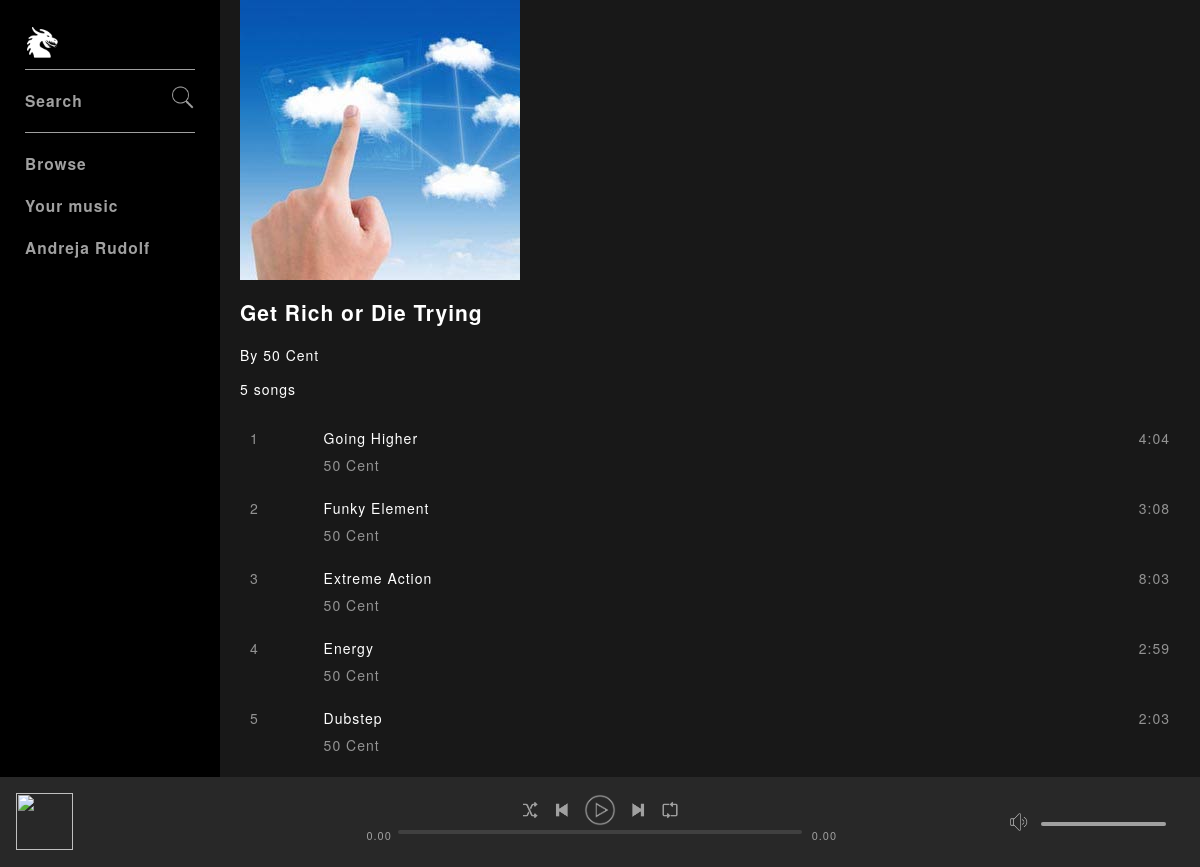
The page /album.php?id=1 (signed in) on the database its author committed.
### tables this page shows
CREATE TABLE `users` (
  `id` int(11) NOT NULL,
  `username` varchar(50) NOT NULL,
  `firstName` varchar(50) NOT NULL,
  `lastName` varchar(50) NOT NULL,
  `email` varchar(200) NOT NULL,
  `password` varchar(32) NOT NULL,
  `signUpDate` datetime NOT NULL,
  `profilePic` varchar(500) NOT NULL
);

CREATE TABLE `albums` (
  `id` int(11) NOT NULL,
  `title` varchar(250) NOT NULL,
  `artist` int(11) NOT NULL,
  `genre` int(11) NOT NULL,
  `artworkPath` varchar(500) NOT NULL
);

CREATE TABLE `artists` (
  `id` int(11) NOT NULL,
  `name` varchar(50) NOT NULL
);

CREATE TABLE `songs` (
  `id` int(11) NOT NULL,
  `title` varchar(250) NOT NULL,
  `artist` int(11) NOT NULL,
  `album` int(11) NOT NULL,
  `genre` int(11) NOT NULL,
  `duration` varchar(8) NOT NULL,
  `path` varchar(500) NOT NULL,
  `albumOrder` int(11) NOT NULL,
  `plays` int(11) NOT NULL
);

### includes/classes/User.php (called while the page is built, shortened)
<?php
   class User {
      private $con;
      private $username;
      public function __construct($con, $username) {
         $this->con = $con;
         $this->username = $username;
      }
      public function getFirstAndLastName() {
         $query = mysqli_query($this->con, "SELECT firstName, lastName from users WHERE username='$this->username'");
         $row = mysqli_fetch_array($query);
         return $row['firstName'] . " " . $row['lastName'];
      }
   }
?>

### includes/classes/Album.php (called while the page is built, shortened)
<?php
   class Album {
      private $id;
      private $con;
      private $title;
      private $artistId;
      private $artworkPath;
      public function __construct($con, $id) {
         $this->con = $con;
         $this->id = $id;
         $query = mysqli_query($this->con, "SELECT * FROM albums WHERE id='$this->id'");
         $album = mysqli_fetch_array($query);
         $this->title = $album['title'];
         $this->artistId = $album['artist'];
         $this->artworkPath = $album['artworkPath'];
      }
      public function getTitle() {
         return $this->title;
      }
      public function getArtist() {
         return new Artist($this->con, $this->artistId);
      }
      public function getArtworkPath() {
         return $this->artworkPath;
      }
      public function getNumberOfSongs() {
         $query = mysqli_query($this->con, "SELECT id FROM songs WHERE album='$this->id'");
         return mysqli_num_rows($query);
      }
      public function getSongsIds() {
         $query = mysqli_query($this->con, "SELECT id FROM songs WHERE album='$this->id' ORDER BY albumOrder ASC");
         $array = array();
         while($row = mysqli_fetch_array($query)) {
            array_push($array, $row['id']);
         }
         return $array;
      }
   }
?>

### includes/classes/Artist.php (called while the page is built, shortened)
<?php
   class Artist {
      private $id;
      private $con;
      public function __construct($con, $id) {
         $this->id = $id;
         $this->con = $con;
      }
      public function getName() {
         $nameQuery = mysqli_query($this->con, "SELECT name FROM artists WHERE id='$this->id'");
         $artist = mysqli_fetch_array($nameQuery);
         return $artist['name'];
      }
   }
?>

### includes/classes/Song.php (called while the page is built, shortened)
<?php
   class Song {
      private $con;
      private $title;
      private $artistId;
      private $duration;
      public function __construct($con, $id) {
         $this->con = $con;
         $this->id = $id;
         $query = mysqli_query($this->con, "SELECT * FROM songs WHERE id='$this->id'");
         $this->songData = mysqli_fetch_array($query);
         $this->title = $this->songData['title'];
         $this->artistId = $this->songData['artist'];
         $this->duration = $this->songData['duration'];
      }
      public function getTitle() {
         return $this->title;
      }
      public function getArtist() {
         return new Artist($this->con, $this->artistId);
      }
      public function getDuration() {
         return $this->duration;
      }
   }
?>

### album.php (the view)
<?php include ("includes/header.php");
if(isset($_GET['id'])) {
   $albumId = $_GET['id'];
}
else {
   header("Location: index.php");
}
$album = new Album($con, $albumId);
$artist = $album->getArtist();
?>
<div class="albumInfo">
   <div class="leftSection">
      <img src="<?php echo $album->getArtworkPath(); ?>" alt="album pic">
   </div>
   <div class="rightSection">
      <h2><?php echo $album->getTitle(); ?></h2>
      <p>By <?php echo $artist->getName(); ?></p>
      <p><?php echo $album->getNumberOfSongs(); ?> songs</p>
   </div>
</div>
<div class="tracklistContainer">
   <ul class="tracklist">
      <?php
         $songIdArray = $album->getSongsIds();
         $i = 1;
         foreach($songIdArray as $songId) {
            $albumSong = new Song($con, $songId);
            $albumArtist = $albumSong->getArtist();
            echo "<li class='tracklistRow'>
                     <div class='trackCount'>
                        <img class='play' src='assets/images/icons/play-white.png' alt='play button'>
                        <span class='trackNumber'>$i</span>
                     </div>
                     <div class='trackInfo'>
                        <span class='trackName'>" . $albumSong->getTitle() . "</span>
                        <span class='artistName'>" . $albumArtist->getName() . "</span>
                     </div>
                     <div class='trackOptions'>
                        <img class='optionsButton' src='assets/images/icons/more.png' alt='options'>
                     </div>
                     <div class='trackDuration'>
                        <span class='duration'>" . $albumSong->getDuration() . "</span>
                     </div>
                  </li>";
            $i++;
         }
      ?>
   </ul>
</div>
<?php include ("includes/footer.php") ?>

### includes/header.php (shortened to what this page needs)
<?php
include("includes/config.php");
include("includes/classes/User.php");
include("includes/classes/Artist.php");
include("includes/classes/Album.php");
include("includes/classes/Song.php");
include("includes/classes/Playlist.php");
if(isset($_SESSION['userLoggedIn'])) {
	$username = $_SESSION['userLoggedIn'];
	$userLoggedIn = new User($con, $username);
}
else {
	header("Location: register.php");
}
?>
<!DOCTYPE html>
<html>
<head>
	<link rel="stylesheet" type="text/css" href="assets/css/style.css">
</head>
<body>
   <div id="mainContainer">
      <div id="topContainer">
			<?php include ("includes/navBarContainer.php"); ?>
			<div id="mainViewContainer">
				<div id="mainContent">

### includes/navBarContainer.php
<div id="navBarContainer">
   <nav class="navBar">
      <span role="link" tabindex="0" onclick="openPage('index.php')" class="logo">
         <img src="assets/images/icons/logo2.png">
      </span>
      <div class="group">
         <div class="navItem">
            <span role='link' tabindex='0' onclick='openPage("search.php")' class="navLink">
               Search
               <img src="assets/images/icons/search.png" class="searchIcon">
            </span>
         </div>
      </div>
      <div class="group">
         <div class="navItem">
            <span role="link" tabindex="0" onclick="openPage('browse.php')" class="navLink">Browse</span>
         </div>
         <div class="navItem">
            <span role="link" tabindex="0" onclick="openPage('yourMusic.php')" class="navLink">Your music</span>
         </div>
         <div class="navItem">
            <span role="link" tabindex="0" onclick="openPage('settings.php')" class="navLink"><?php echo $userLoggedIn->getFirstAndLastName(); ?></span>
         </div>
      </div>
   </nav>
</div>

### includes/footer.php
            </div>
			</div>
		</div>
		<?php include ("includes/nowPlayingBar.php"); ?>
	</div>
</body>
</html>

### includes/nowPlayingBar.php (shortened to what this page needs)
<div id="nowPlayingBarContainer">
   <div id="nowPlayingBar">
      <div id="nowPlayingLeft">
         <div class="content">
            <span class="albumLink">
               <img role="link" tabindex="0" src="" class="albumArtwork">
            </span>
         </div>
      </div>
      <div id="nowPlayingCenter">
         <div class="content playerControls">
            <div class="buttons">
               <button class="controlButton shuffle" alt="shuffle button" title="Shuffle button" onclick="setShuffle()">
                  <img src="assets/images/icons/shuffle.png">
               </button>
               <button class="controlButton previous" alt="previous button" title="Previous button" onclick='previousSong()'>
                  <img src="assets/images/icons/previous.png">
               </button>
               <button class="controlButton play" alt="play button" title="Play button" onclick="playSong()">
                  <img src="assets/images/icons/play.png">
               </button>
               <button class="controlButton next" alt="next button" title="Next button" onclick="nextSong()">
                  <img src="assets/images/icons/next.png">
               </button>
               <button class="controlButton repeat" alt="repeat button" title="Repeat button" onclick="setRepeat()">
                  <img src="assets/images/icons/repeat.png">
               </button>
            </div>
            <div class="playbackBar">
               <span class="progressTime current">0.00</span>
               <div class="progressBar">
                  <div class="progressBarBg">
                  </div>
               </div>
               <span class="progressTime remaining">0.00</span>
            </div>
         </div>
      </div>
      <div id="nowPlayingRight">
         <div class="volumeBar">
            <button class="controlButton volume" title="Volume button" alt="volume button" onclick="muteVolume()">
               <img src="assets/images/icons/volume.png">
            </button>
            <div class="progressBar">
               <div class="progressBarBg">
                  <div class="progress"></div>
               </div>
            </div>
         </div>
      </div>
   </div>
</div>

### assets/css/style.css (style rules this page uses)
html, body { padding: 0; margin: 0; height: 100%; }
* { font-family: "Helvetica Neue", Helvetica, Arial, sans-serif; color: #fff; letter-spacing: 1px; }
body { background-color: #181818; font-size: 14px; min-width: 720px; }
[role="link"] { cursor: pointer; }
#nowPlayingBarContainer { width: 100%; background-color: #282828; position: fixed; bottom: 0; }
#nowPlayingBarContainer #nowPlayingBar { display: flex; height: 90px; padding: 16px; box-sizing: border-box; }
#nowPlayingLeft, #nowPlayingRight { width: 30%; min-width: 180px; }
#nowPlayingCenter { width: 40%; max-width: 700px; display: flex; flex-direction: column; align-items: center; }
#nowPlayingBar .content { width: 100%; height: 57px; }
.playerControls .buttons { margin: 0 auto; display: table; }
.controlButton { background-color: transparent; border: none; vertical-align: middle; }
.controlButton img { width: 20px; height: 20px; }
.controlButton.play img, .controlButton.pause img { width: 32px; height: 32px; }
.progressTime { font-size: 11px; min-width: 14px; color: #a0a0a0; text-align: center; }
.playbackBar { display: flex; }
.progressBar { height: 12px; width: 100%; display: inline-flex; cursor: pointer; }
.progressBarBg { background-color: #404040; height: 4px; width: 100%; border-radius: 2px; }
.progress { background-color: #a0a0a0; height: 4px; width: 0; border-radius: 2px; }
.playbackBar .progressBar { height: 12px; width: 100%; display: inline-flex; cursor: pointer; margin-left: 10px; margin-right: 10px; margin-top: 3px; }
#nowPlayingLeft .albumArtwork { height: 100%; max-width: 57px; margin-right: 15px; float: left; background-size: cover; }
.volumeBar { width: 180px; position: absolute; right: 0; }
.volumeBar .progressBar { width: 125px; }
#nowPlayingRight { position: relative; margin-top: 17px; }
#topContainer { min-height: 100%; width: 100%; }
#navBarContainer { background-color: #000; width: 220px; height: 100vh; position: fixed; top: 0; left: 0; }
.navBar { display: flex; flex-direction: column; padding: 25px; }
.logo { margin-bottom: 9px; }
.logo img { width: 35px; }
.group { border-top: 1px solid #a0a0a0; padding: 10px 0; }
.navItem { padding: 10px 0; font-size: 15.5px; font-weight: 700; display: block; letter-spacing: 1px; position: relative; }
.navLink { text-decoration: none; color: #a0a0a0; }
.searchIcon { position: absolute; width: 25px; right: 0; top: 5px; }
#mainViewContainer { margin-left: 220px; padding-bottom: 90px; width: calc(100% - 220px); }
#mainContent { padding: 0 20px; }
.tracklist { padding: 0; }
.tracklist .tracklistRow { height: 40px; padding: 15px 10px; list-style: none; }
.tracklistRow span { color: #939393; font-weight: 200; }
.trackCount { width: 8%; float: left; }
.tracklistRow .trackInfo { width: 75%; float: left; }
.tracklistRow .trackInfo span { display: block; }
.tracklistRow .trackOptions { width: 5%; float: left; text-align: right; }
.tracklistRow .trackDuration { width: 12%; float: left; text-align: right; }
.tracklistRow .trackInfo .trackName { color: #fff; margin-bottom: 7px; }

### rows shown on the page
users: $userLoggedIn->getFirstAndLastName() "Andreja Rudolf"
albums: artworkPath (picture), title "Get Rich or Die Trying"
artists: name "50 Cent"
songs: title "Going Higher", artists.name "50 Cent", duration "4:04"
songs: title "Funky Element", artists.name "50 Cent", duration "3:08"
songs: title "Extreme Action", artists.name "50 Cent", duration "8:03"
songs: title "Energy", artists.name "50 Cent", duration "2:59"
songs: title "Dubstep", artists.name "50 Cent", duration "2:03"

### other values the page prints
$album->getNumberOfSongs() "5"
